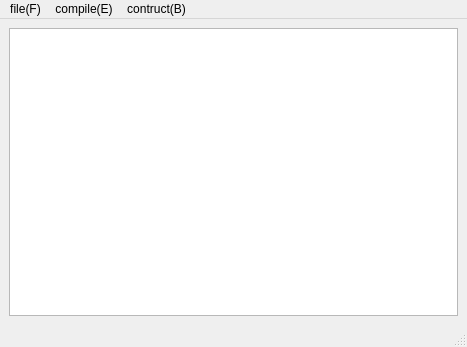
<?xml version="1.0" encoding="UTF-8"?>
<ui version="4.0">
 <class>MainWindow</class>
 <widget class="QMainWindow" name="MainWindow">
  <property name="geometry">
   <rect>
    <x>0</x>
    <y>0</y>
    <width>467</width>
    <height>347</height>
   </rect>
  </property>
  <property name="windowTitle">
   <string>MainWindow</string>
  </property>
  <widget class="QWidget" name="centralwidget">
   <layout class="QHBoxLayout" name="horizontalLayout">
    <item>
     <widget class="QTextEdit" name="textEdit"/>
    </item>
   </layout>
  </widget>
  <widget class="QMenuBar" name="menubar">
   <property name="geometry">
    <rect>
     <x>0</x>
     <y>0</y>
     <width>467</width>
     <height>25</height>
    </rect>
   </property>
   <widget class="QMenu" name="menufile_F">
    <property name="title">
     <string>file(F)</string>
    </property>
    <addaction name="newAction"/>
    <addaction name="openAction"/>
    <addaction name="saveAction"/>
   </widget>
   <widget class="QMenu" name="menucompile">
    <property name="title">
     <string>compile(E)</string>
    </property>
   </widget>
   <widget class="QMenu" name="menucontruct_B">
    <property name="title">
     <string>contruct(B)</string>
    </property>
   </widget>
   <addaction name="menufile_F"/>
   <addaction name="menucompile"/>
   <addaction name="menucontruct_B"/>
  </widget>
  <widget class="QStatusBar" name="statusbar"/>
  <action name="newAction">
   <property name="text">
    <string>create(N)</string>
   </property>
  </action>
  <action name="openAction">
   <property name="text">
    <string>open(O)</string>
   </property>
  </action>
  <action name="saveAction">
   <property name="text">
    <string>save as(S)</string>
   </property>
  </action>
 </widget>
 <resources/>
 <connections/>
</ui>
